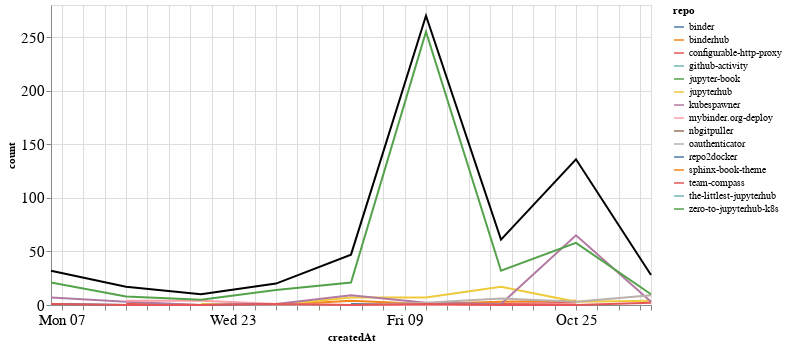

This figure's notebook cell:
### Markdown cell above
## Comments

### Code cell
comments_time = comments.groupby('repo').resample('W', on='createdAt').count()['author'].reset_index()
comments_time = comments_time.rename(columns={'author': 'count'})
comments_time_total = comments_time.groupby('createdAt').agg({"count": "sum"}).reset_index()
ch1 = alt.Chart(comments_time, width=600).mark_line().encode(
    x='createdAt',
    y='count',
    color='repo',
    tooltip="repo"
)

ch2 = alt.Chart(comments_time_total, width=600).mark_line(color="black").encode(
    x='createdAt',
    y='count',
)

ch1 + ch2

### Figure 1 — Vega-Lite specification as saved in the notebook (floating-point values rounded to 4 significant figures)
{"config": {"axisLeft": {"labelFontSize": 15}, "axisBottom": {"labelFontSize": 15}}, "layer": [{"data": {"name": "data-1546d8e72cc2bb7e3aabbecf5402966a"}, "mark": "line", "encoding": {"color": {"type": "nominal", "field": "repo"}, "tooltip": {"type": "nominal", "field": "repo"}, "x": {"type": "temporal", "field": "createdAt"}, "y": {"type": "quantitative", "field": "count"}}, "width": 600}, {"data": {"name": "data-c9be658b16214bdbe0680a7ee835193c"}, "mark": {"type": "line", "color": "black"}, "encoding": {"x": {"type": "temporal", "field": "createdAt"}, "y": {"type": "quantitative", "field": "count"}}, "width": 600}], "$schema": "https://vega.github.io/schema/vega-lite/v4.8.1.json", "datasets": {"data-1546d8e72cc2bb7e3aabbecf5402966a": [{"repo": "binder", "createdAt": "2020-10-04T00:00:00", "count": 1}, {"repo": "binder", "createdAt": "2020-10-11T00:00:00", "count": 1}, {"repo": "binder", "createdAt": "2020-10-18T00:00:00", "count": 1}, {"repo": "binderhub", "createdAt": "2020-09-13T00:00:00", "count": 1}, {"repo": "binderhub", "createdAt": "2020-09-20T00:00:00", "count": 0}, {"repo": "binderhub", "createdAt": "2020-09-27T00:00:00", "count": 0}, {"repo": "binderhub", "createdAt": "2020-10-04T00:00:00", "count": 4}, {"repo": "binderhub", "createdAt": "2020-10-11T00:00:00", "count": 1}, {"repo": "binderhub", "createdAt": "2020-10-18T00:00:00", "count": 3}, {"repo": "binderhub", "createdAt": "2020-10-25T00:00:00", "count": 4}, {"repo": "configurable-http-proxy", "createdAt": "2020-09-13T00:00:00", "count": 1}, {"repo": "configurable-http-proxy", "createdAt": "2020-09-20T00:00:00", "count": 0}, {"repo": "configurable-http-proxy", "createdAt": "2020-09-27T00:00:00", "count": 0}, {"repo": "configurable-http-proxy", "createdAt": "2020-10-04T00:00:00", "count": 0}, {"repo": "configurable-http-proxy", "createdAt": "2020-10-11T00:00:00", "count": 0}, {"repo": "configurable-http-proxy", "createdAt": "2020-10-18T00:00:00", "count": 1}, {"repo": "configurable-http-proxy", "createdAt": "2020-10-25T00:00:00", "count": 2}, {"repo": "github-activity", "createdAt": "2020-10-11T00:00:00", "count": 1}, {"repo": "jupyter-book", "createdAt": "2020-10-04T00:00:00", "count": 2}, {"repo": "jupyterhub", "createdAt": "2020-09-20T00:00:00", "count": 1}, {"repo": "jupyterhub", "createdAt": "2020-09-27T00:00:00", "count": 0}, {"repo": "jupyterhub", "createdAt": "2020-10-04T00:00:00", "count": 7}, {"repo": "jupyterhub", "createdAt": "2020-10-11T00:00:00", "count": 7}, {"repo": "jupyterhub", "createdAt": "2020-10-18T00:00:00", "count": 17}, {"repo": "jupyterhub", "createdAt": "2020-10-25T00:00:00", "count": 3}, {"repo": "jupyterhub", "createdAt": "2020-11-01T00:00:00", "count": 4}, {"repo": "kubespawner", "createdAt": "2020-09-06T00:00:00", "count": 7}, {"repo": "kubespawner", "createdAt": "2020-09-13T00:00:00", "count": 3}, {"repo": "kubespawner", "createdAt": "2020-09-20T00:00:00", "count": 0}, {"repo": "kubespawner", "createdAt": "2020-09-27T00:00:00", "count": 1}, {"repo": "kubespawner", "createdAt": "2020-10-04T00:00:00", "count": 9}, {"repo": "kubespawner", "createdAt": "2020-10-11T00:00:00", "count": 2}, {"repo": "kubespawner", "createdAt": "2020-10-18T00:00:00", "count": 1}, {"repo": "kubespawner", "createdAt": "2020-10-25T00:00:00", "count": 65}, {"repo": "kubespawner", "createdAt": "2020-11-01T00:00:00", "count": 3}, {"repo": "mybinder.org-deploy", "createdAt": "2020-09-13T00:00:00", "count": 4}, {"repo": "mybinder.org-deploy", "createdAt": "2020-09-20T00:00:00", "count": 4}, {"repo": "mybinder.org-deploy", "createdAt": "2020-09-27T00:00:00", "count": 1}, {"repo": "mybinder.org-deploy", "createdAt": "2020-10-04T00:00:00", "count": 0}, {"repo": "mybinder.org-deploy", "createdAt": "2020-10-11T00:00:00", "count": 0}, {"repo": "mybinder.org-deploy", "createdAt": "2020-10-18T00:00:00", "count": 0}, {"repo": "mybinder.org-deploy", "createdAt": "2020-10-25T00:00:00", "count": 1}, {"repo": "nbgitpuller", "createdAt": "2020-10-04T00:00:00", "count": 3}, {"repo": "oauthenticator", "createdAt": "2020-09-06T00:00:00", "count": 1}, {"repo": "oauthenticator", "createdAt": "2020-09-13T00:00:00", "count": 0}, {"repo": "oauthenticator", "createdAt": "2020-09-20T00:00:00", "count": 0}, {"repo": "oauthenticator", "createdAt": "2020-09-27T00:00:00", "count": 0}, {"repo": "oauthenticator", "createdAt": "2020-10-04T00:00:00", "count": 0}, {"repo": "oauthenticator", "createdAt": "2020-10-11T00:00:00", "count": 2}, {"repo": "oauthenticator", "createdAt": "2020-10-18T00:00:00", "count": 6}, {"repo": "oauthenticator", "createdAt": "2020-10-25T00:00:00", "count": 3}, {"repo": "oauthenticator", "createdAt": "2020-11-01T00:00:00", "count": 9}, {"repo": "repo2docker", "createdAt": "2020-09-06T00:00:00", "count": 1}, {"repo": "repo2docker", "createdAt": "2020-09-13T00:00:00", "count": 0}, {"repo": "repo2docker", "createdAt": "2020-09-20T00:00:00", "count": 0}, {"repo": "repo2docker", "createdAt": "2020-09-27T00:00:00", "count": 1}, {"repo": "sphinx-book-theme", "createdAt": "2020-09-27T00:00:00", "count": 2}, {"repo": "team-compass", "createdAt": "2020-09-06T00:00:00", "count": 1}, {"repo": "team-compass", "createdAt": "2020-09-13T00:00:00", "count": 0}, {"repo": "team-compass", "createdAt": "2020-09-20T00:00:00", "count": 0}, {"repo": "team-compass", "createdAt": "2020-09-27T00:00:00", "count": 1}, {"repo": "team-compass", "createdAt": "2020-10-04T00:00:00", "count": 0}, {"repo": "team-compass", "createdAt": "2020-10-11T00:00:00", "count": 1}, {"repo": "team-compass", "createdAt": "2020-10-18T00:00:00", "count": 0}, {"repo": "team-compass", "createdAt": "2020-10-25T00:00:00", "count": 0}, {"repo": "team-compass", "createdAt": "2020-11-01T00:00:00", "count": 2}, {"repo": "the-littlest-jupyterhub", "createdAt": "2020-09-06T00:00:00", "count": 1}, {"repo": "zero-to-jupyterhub-k8s", "createdAt": "2020-09-06T00:00:00", "count": 21}, {"repo": "zero-to-jupyterhub-k8s", "createdAt": "2020-09-13T00:00:00", "count": 8}, {"repo": "zero-to-jupyterhub-k8s", "createdAt": "2020-09-20T00:00:00", "count": 5}, {"repo": "zero-to-jupyterhub-k8s", "createdAt": "2020-09-27T00:00:00", "count": 14}, {"repo": "zero-to-jupyterhub-k8s", "createdAt": "2020-10-04T00:00:00", "count": 21}, {"repo": "zero-to-jupyterhub-k8s", "createdAt": "2020-10-11T00:00:00", "count": 255}, {"repo": "zero-to-jupyterhub-k8s", "createdAt": "2020-10-18T00:00:00", "count": 32}, {"repo": "zero-to-jupyterhub-k8s", "createdAt": "2020-10-25T00:00:00", "count": 58}, {"repo": "zero-to-jupyterhub-k8s", "createdAt": "2020-11-01T00:00:00", "count": 10}], "data-c9be658b16214bdbe0680a7ee835193c": [{"createdAt": "2020-09-06T00:00:00", "count": 32}, {"createdAt": "2020-09-13T00:00:00", "count": 17}, {"createdAt": "2020-09-20T00:00:00", "count": 10}, {"createdAt": "2020-09-27T00:00:00", "count": 20}, {"createdAt": "2020-10-04T00:00:00", "count": 47}, {"createdAt": "2020-10-11T00:00:00", "count": 270}, {"createdAt": "2020-10-18T00:00:00", "count": 61}, {"createdAt": "2020-10-25T00:00:00", "count": 136}, {"createdAt": "2020-11-01T00:00:00", "count": 28}]}}
